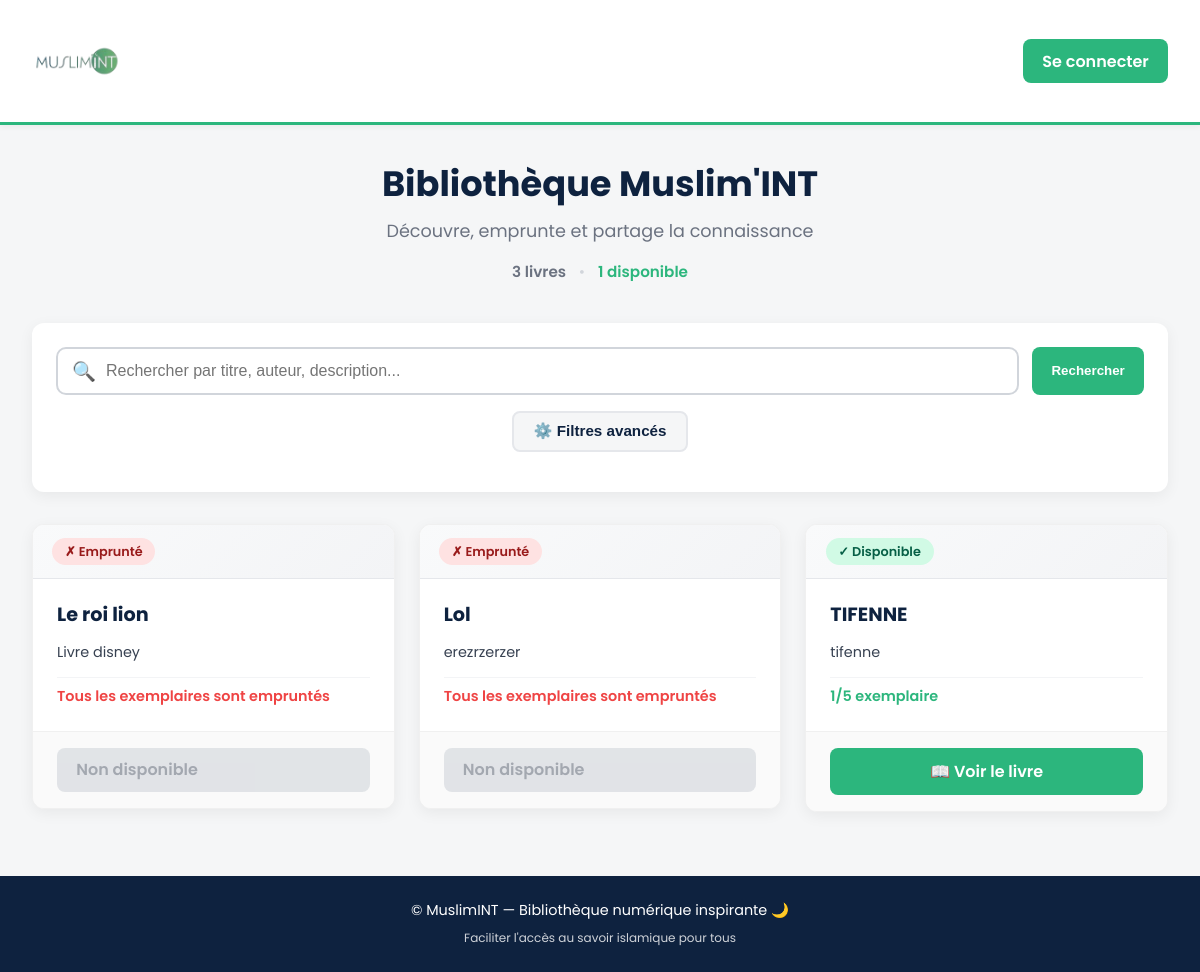
Before: / with the older database file.
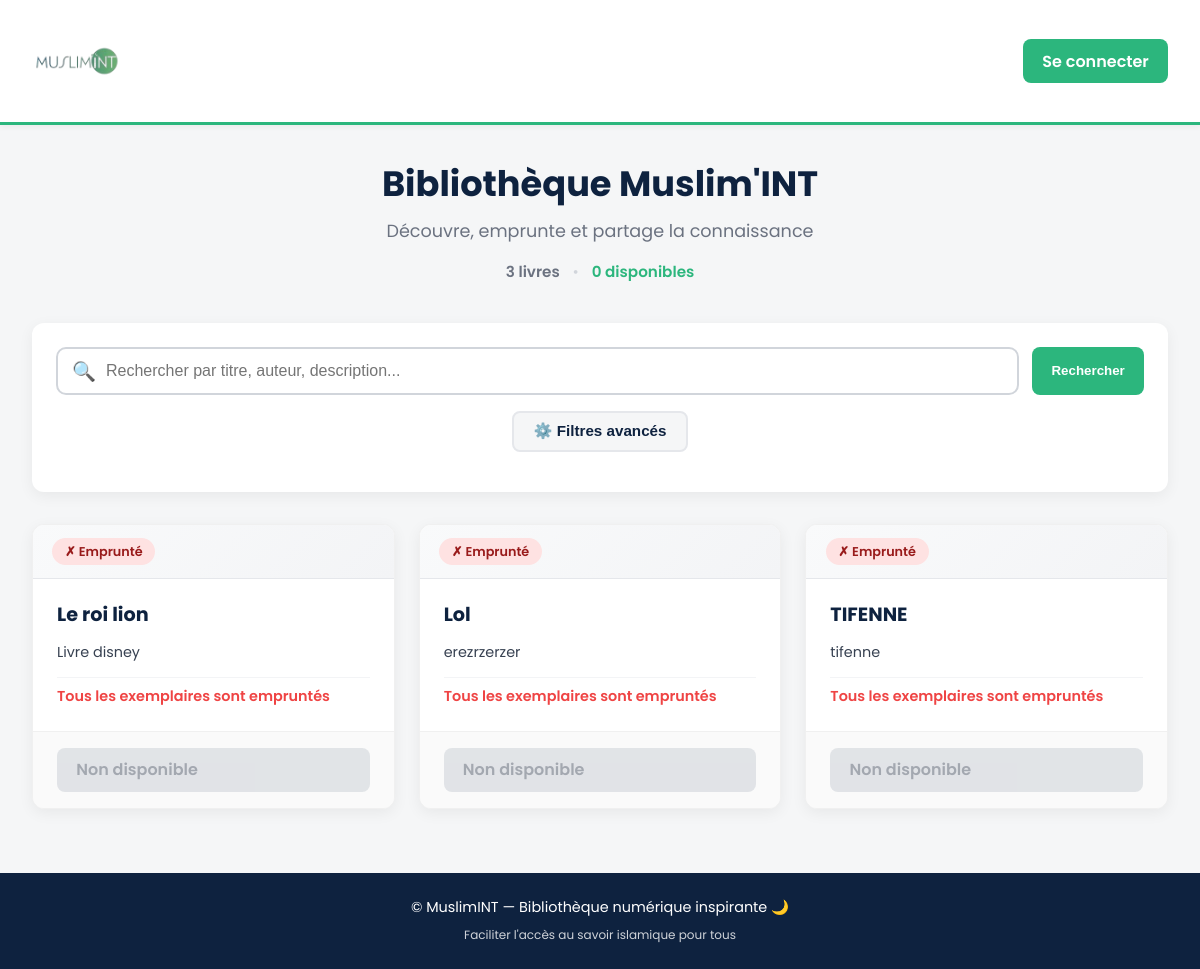
After: the same page with the newer database file.
### library/models.py (models this page shows, shortened)
class Book(models.Model):
    title = models.CharField(max_length=300, verbose_name="Titre")
    slug = models.SlugField(unique=True, blank=True)
    author = models.CharField(max_length=200, blank=True, verbose_name="Auteur")
    category = models.ForeignKey(
        Category,
        on_delete=models.SET_NULL,
        null=True,
        blank=True,
        related_name='books',
        verbose_name="Catégorie"
    )
    description = models.TextField(blank=True, verbose_name="Description")
    isbn = models.CharField(max_length=20, blank=True, verbose_name="ISBN")
    total_copies = models.PositiveIntegerField(default=1, verbose_name="Nombre total d'exemplaires")
    available_copies = models.PositiveIntegerField(default=1, verbose_name="Exemplaires disponibles")
    created_at = models.DateTimeField(auto_now_add=True, null=True)
    updated_at = models.DateTimeField(auto_now=True, null=True)
    spiritual_review = models.TextField(
        blank=True,
        help_text="Avis du pôle spiritualité sur ce livre",
        verbose_name="Avis spirituel"
    )
    class Meta:
        ordering = ['title']
        verbose_name = "Livre"
        verbose_name_plural = "Livres"

### library/views.py (the view, shortened to what this page needs)
# urls.py: path('', views.BookListView.as_view(), name='book_list'),
class BookListView(ListView):
    model = Book
    template_name = 'library/book_list.html'
    context_object_name = 'books'
    paginate_by = 12
    def get_queryset(self):
        queryset = Book.objects.all().select_related()
        query = self.request.GET.get('q', '').strip()
        category = self.request.GET.get('category', '').strip()
        if category:
            queryset = queryset.filter(category__name__iexact=category)
        author = self.request.GET.get('author', '').strip()
        if author:
            queryset = queryset.filter(author__icontains=author)
        availability = self.request.GET.get('availability', '')
        if availability == 'available':
            queryset = queryset.filter(available_copies__gt=0)
        elif availability == 'unavailable':
            queryset = queryset.filter(available_copies=0)
        sort_by = self.request.GET.get('sort', 'title')
        if sort_by == 'title':
            queryset = queryset.order_by('title')
        elif sort_by == '-title':
            queryset = queryset.order_by('-title')
        elif sort_by == 'author':
            queryset = queryset.order_by('author', 'title')
        elif sort_by == 'newest':
            queryset = queryset.order_by('-id')
        elif sort_by == 'oldest':
            queryset = queryset.order_by('id')
        return queryset.distinct()
    def get_context_data(self, **kwargs):
        context = super().get_context_data(**kwargs)
        context['categories'] = Category.objects.all().order_by('name')
        context['all_authors'] = Book.objects.values_list('author', flat=True).distinct().order_by('author')
        context['all_authors'] = [author for author in context['all_authors'] if author]
        context['search_query'] = self.request.GET.get('q', '')
        context['selected_category'] = self.request.GET.get('category', '')
        context['selected_author'] = self.request.GET.get('author', '')
        context['selected_availability'] = self.request.GET.get('availability', '')
        context['selected_sort'] = self.request.GET.get('sort', 'title')
        context['total_books'] = Book.objects.count()
        context['available_books'] = Book.objects.filter(available_copies__gt=0).count()
        return context

### library/templates/library/book_list.html (shortened to what this page needs)
{% extends "library/base.html" %}
{% load static %}
{% block content %}
<section class="library-section">
  <div class="header">
    <h2>Bibliothèque Muslim'INT</h2>
    <p class="subtitle">Découvre, emprunte et partage la connaissance</p>
    <div class="quick-stats">
      <span class="stat">{{ total_books }} livre{{ total_books|pluralize }}</span>
      <span class="separator">•</span>
      <span class="stat available">{{ available_books }} disponible{{ available_books|pluralize }}</span>
    </div>
  </div>
  <div class="search-container">
    <form method="get" class="search-form" id="searchForm">
      <div class="search-main">
        <div class="search-input-wrapper">
          <span class="search-icon">🔍</span>
          <input
            type="text"
            name="q"
            placeholder="Rechercher par titre, auteur, description..."
            value="{{ search_query }}"
            id="searchInput"
          >
        </div>
        <button type="submit" class="btn search-btn">Rechercher</button>
      </div>
      <div class="filters-toggle">
        <button type="button" class="toggle-filters-btn" onclick="toggleFilters()">
          <span id="filterIcon">⚙️</span> Filtres avancés
        </button>
      </div>
    </form>
  </div>
  <div class="book-grid">
    {% for book in books %}
      <a href="{% url 'library:book_detail' book.slug %}" class="book-card-link" style="text-decoration:none;color:inherit;">
      <div class="book-card">
        <div class="book-header">
          {% if book.available_copies > 0 %}
            <span class="availability-badge available">✓ Disponible</span>
          {% else %}
            <span class="availability-badge unavailable">✗ Emprunté</span>
          {% endif %}
        </div>
        <div class="book-info">
          <h3>{{ book.title }}</h3>
          {% if book.description %}
            <p class="desc">{{ book.description|truncatewords:20 }}</p>
          {% else %}
            <p class="desc no-desc">Aucune description disponible</p>
          {% endif %}
          <div class="book-meta">
            <p class="stock">
              {% if book.available_copies > 0 %}
                <span class="copies-available">
                  {{ book.available_copies }}/{{ book.total_copies }} exemplaire{{ book.available_copies|pluralize }}
                </span>
              {% else %}
                <span class="copies-unavailable">
                  Tous les exemplaires sont empruntés
                </span>
              {% endif %}
            </p>
          </div>
        </div>
        <div class="book-actions">
          {% if book.available_copies > 0 %}
            <span class="btn borrow-btn">📖 Voir le livre</span>
          {% else %}
            <span class="btn disabled">Non disponible</span>
          {% endif %}
        </div>
      </div>
      </a>
    {% endfor %}
  </div>
</section>
{% endblock %}

Changed rows visible on the page:
changed Book "TIFENNE": available_copies "1" → (not shown); total_copies "5" → (not shown); available_copies "✓ Disponible / exemplaire 📖 Voir le livre" → "✗ Emprunté Tous les exemplaires sont empruntés Non disponible"
Other visible differences:
{{ available_books }}: "1" → "0"
